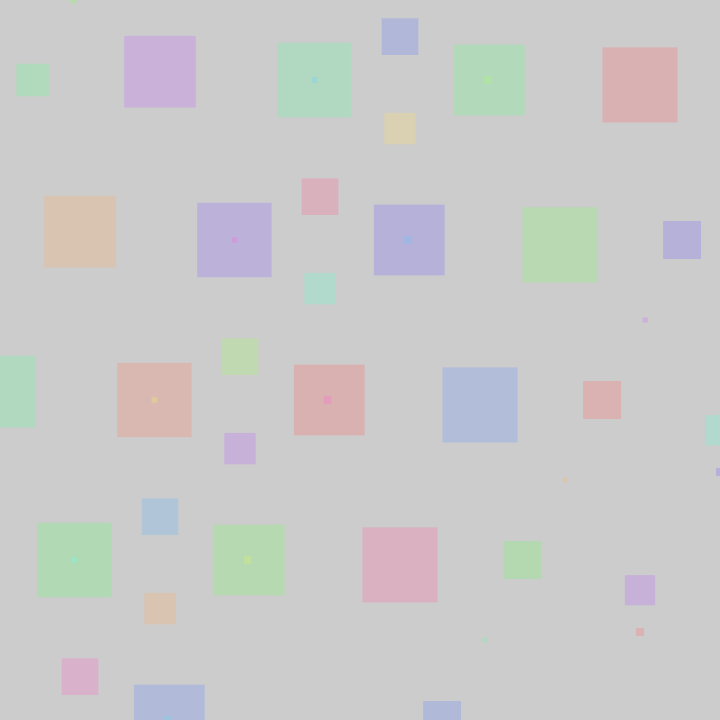
Frame 1 (no input)
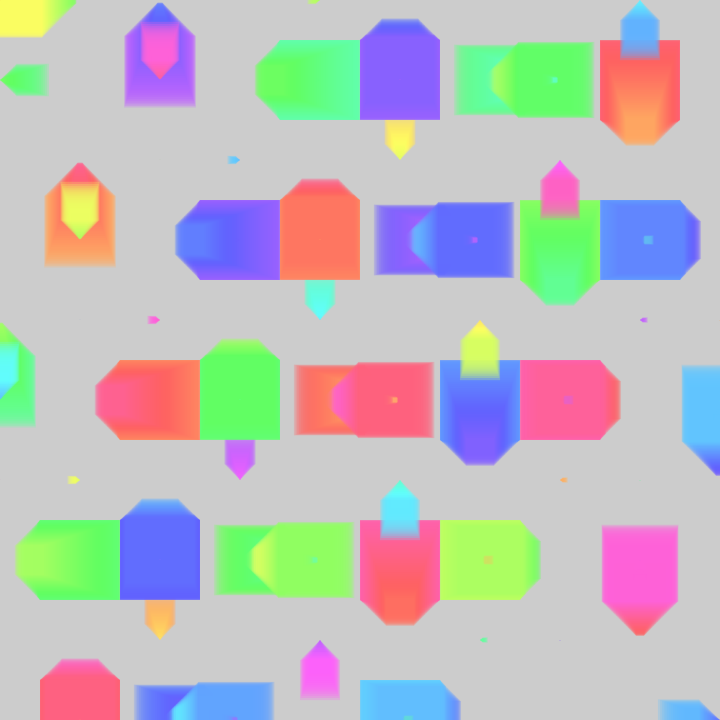
Frame 60 (the mouse pressed at the canvas centre just before this capture)
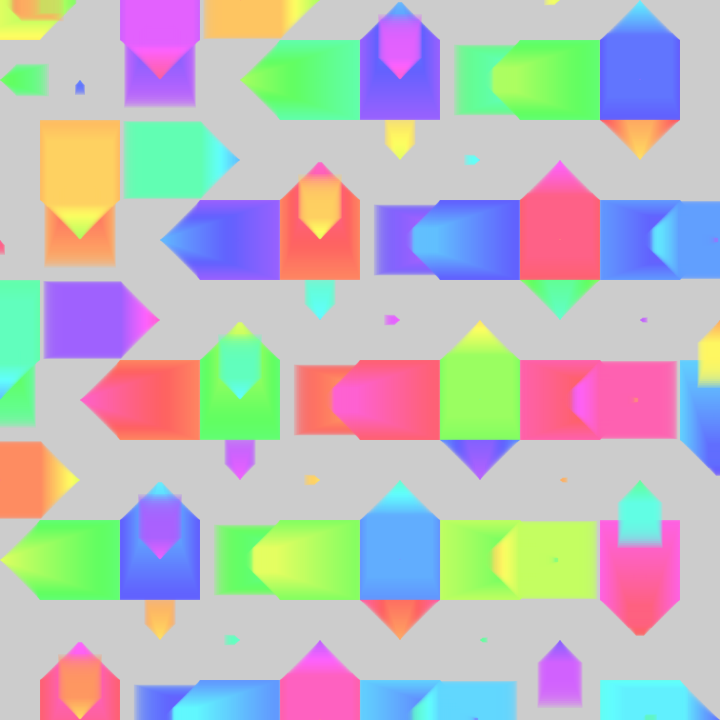
Frame 120 (the mouse held since frame 60 and released just before this capture)

The Processing sketch that drew these frames (run headless with seeded random() and noise(); from frame 60 on, the mouse is pressed at the canvas centre):

// Processing sketch: bit2atom_20210217t_square_colorfusion
// ── bit2atom_20210217t_square_colorfusion.pde
float x, y, t, a, S;
void setup() {
  size(720, 720);
  colorMode(HSB);
  noStroke();
}
void draw() {
  t+=.005;
  for (y=0; y<800; y+=80)for (x=0; x<800; x+=80) {
    fill(((S=pow(sin((t+(a=(x*2+y)/80))*2), 9)*40)+x+y)%255, 160, 255, 64);
    square(x+((t+a)%TAU<PI?S:-S), y+((t+a)%TAU>PI?S:-S), S*2);
  }
}
